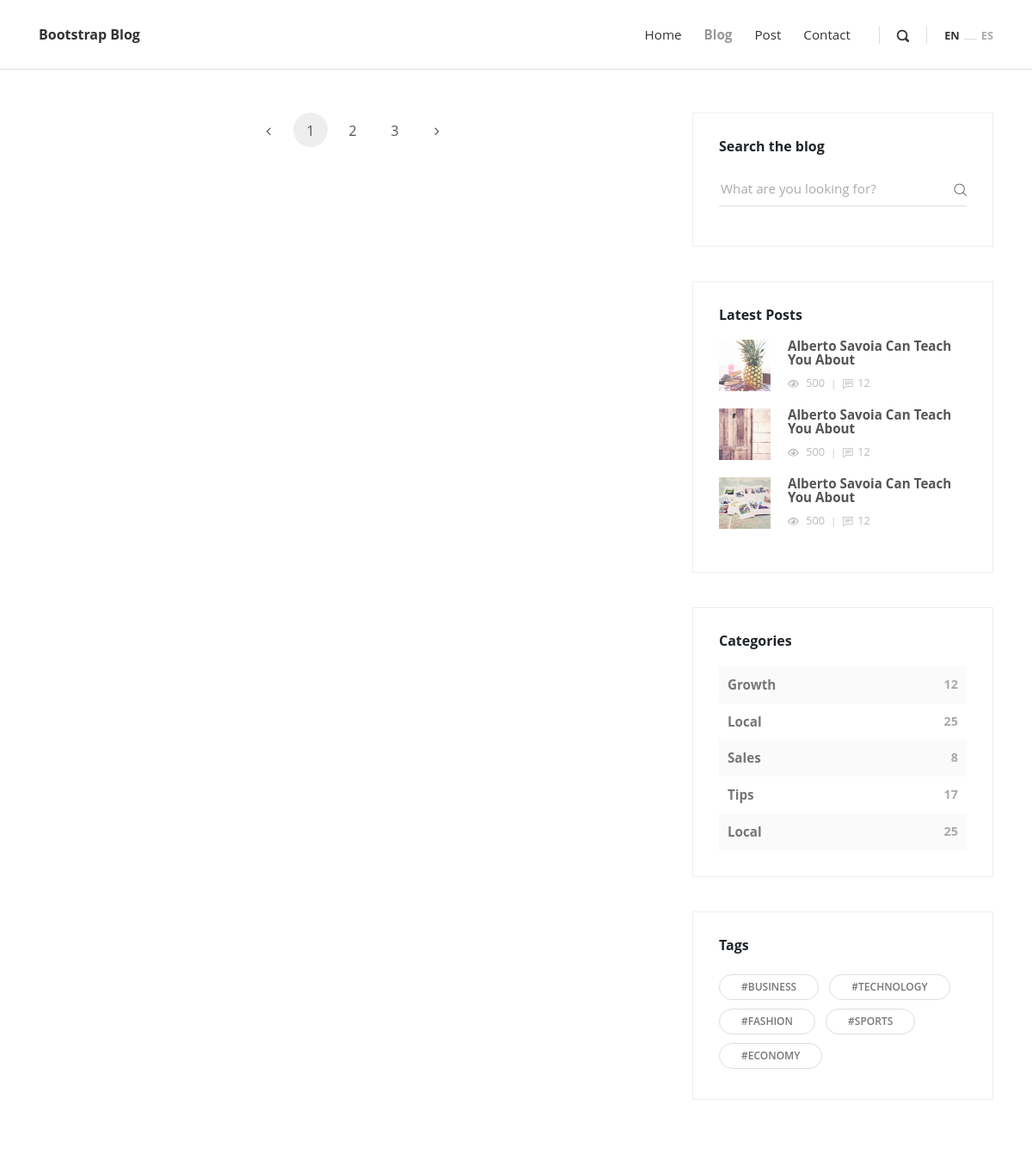
The app's page / (upper part), older data.
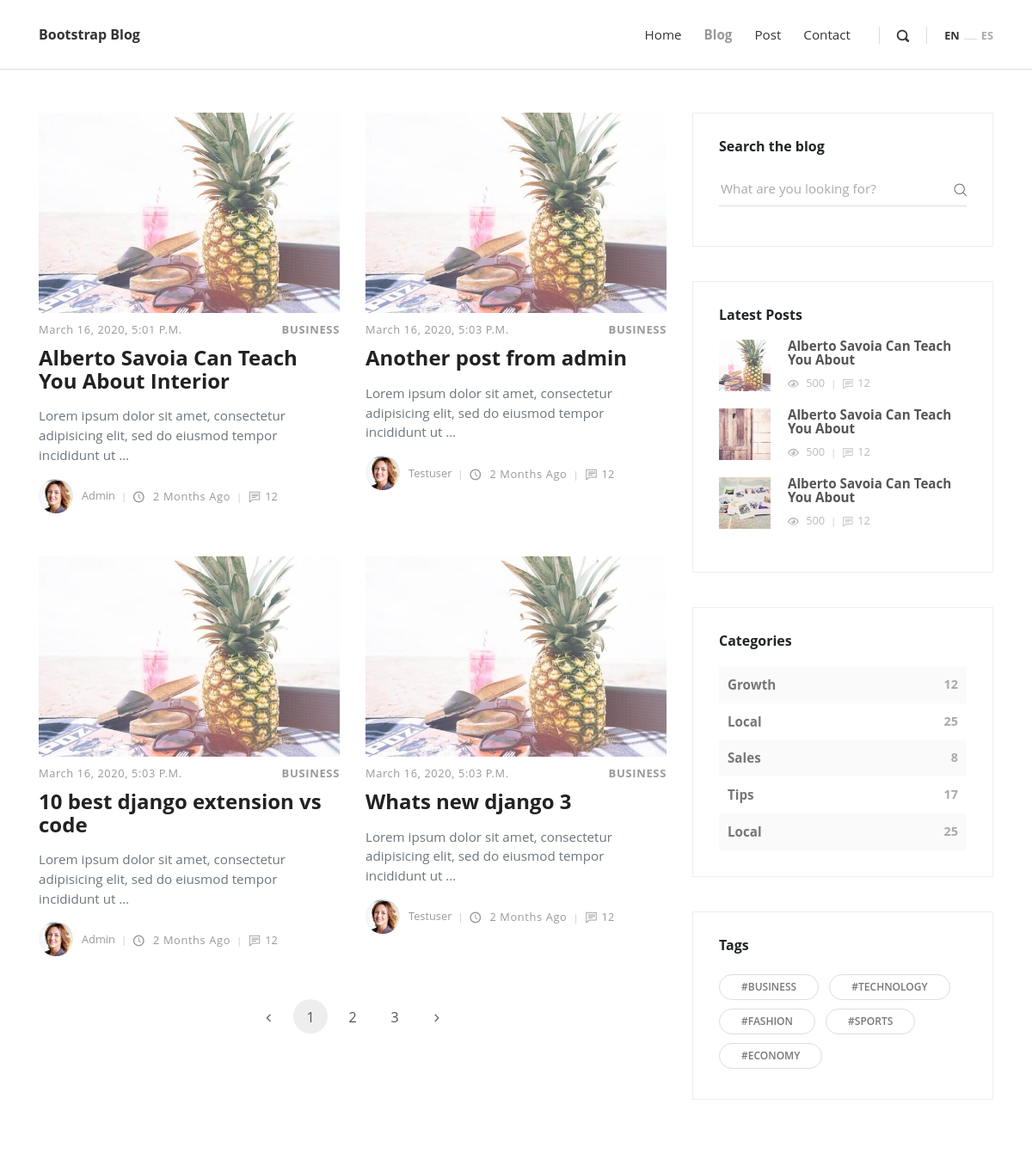
The same page, newer data.
### blog/models.py (models this page shows, shortened)
class Post (models.Model):
    title = models.CharField(max_length=100)
    content = models.TextField()
    date_posted = models.DateTimeField(default=timezone.now)
    author = models.ForeignKey(User, on_delete=models.CASCADE)

### blog/views.py (the view)
# urls.py: path('', views.home, name='blog-home'),
def home(request):
    context = {
        'posts': Post.objects.all()
    }
    return render(request, 'blog/blog.html', context)

### templates/blog/blog.html
{% extends "base.html" %}
  {% load static %}
{% block content %}
   <div class="container">
      <div class="row">
        <main class="posts-listing col-lg-8">
          <div class="container">
            <div class="row">
              {% for post in posts %}
              <div class="post col-xl-6">
                <div class="post-thumbnail"><a href="post.html"><img src="{% static 'img/blog-post-1.jpeg' %}" alt="..." class="img-fluid"></a></div>
                <div class="post-details">
                  <div class="post-meta d-flex justify-content-between">
                    <div class="date meta-last">{{ post.date_posted}}</div>
                    <div class="category"><a href="#">Business</a></div>
                  </div><a href="post.html">
                    <h3 class="h4">
                        {{ post.title }}
                    </h3></a>
                  <p class="text-muted">{{post.content|truncatewords:14}}</p>
                  <footer class="post-footer d-flex align-items-center"><a href="#" class="author d-flex align-items-center flex-wrap">
                      <div class="avatar"><img src="{% static 'img/avatar-3.jpg' %}" alt="..." class="img-fluid"></div>
                      <div class="title"><span>{{ post.author }}</span></div></a>
                    <div class="date"><i class="icon-clock"></i> 2 months ago</div>
                    <div class="comments meta-last"><i class="icon-comment"></i>12</div>
                  </footer>
                </div>
              </div>
              {% endfor %}
            </div>
            <nav aria-label="Page navigation example">
              <ul class="pagination pagination-template d-flex justify-content-center">
                <li class="page-item"><a href="#" class="page-link"> <i class="fa fa-angle-left"></i></a></li>
                <li class="page-item"><a href="#" class="page-link active">1</a></li>
                <li class="page-item"><a href="#" class="page-link">2</a></li>
                <li class="page-item"><a href="#" class="page-link">3</a></li>
                <li class="page-item"><a href="#" class="page-link"> <i class="fa fa-angle-right"></i></a></li>
              </ul>
            </nav>
          </div>
        </main>
        <aside class="col-lg-4">
          <div class="widget search">
            <header>
              <h3 class="h6">Search the blog</h3>
            </header>
            <form action="#" class="search-form">
              <div class="form-group">
                <input type="search" placeholder="What are you looking for?">
                <button type="submit" class="submit"><i class="icon-search"></i></button>
              </div>
            </form>
          </div>
          <div class="widget latest-posts">
            <header>
              <h3 class="h6">Latest Posts</h3>
            </header>
            <div class="blog-posts"><a href="#">
                <div class="item d-flex align-items-center">
                  <div class="image"><img src="{% static 'img/small-thumbnail-1.jpg' %}" alt="..." class="img-fluid"></div>
                  <div class="title"><strong>Alberto Savoia Can Teach You About</strong>
                    <div class="d-flex align-items-center">
                      <div class="views"><i class="icon-eye"></i> 500</div>
                      <div class="comments"><i class="icon-comment"></i>12</div>
                    </div>
                  </div>
                </div></a><a href="#">
                <div class="item d-flex align-items-center">
                  <div class="image"><img src="{% static 'img/small-thumbnail-2.jpg' %}" alt="..." class="img-fluid"></div>
                  <div class="title"><strong>Alberto Savoia Can Teach You About</strong>
                    <div class="d-flex align-items-center">
                      <div class="views"><i class="icon-eye"></i> 500</div>
                      <div class="comments"><i class="icon-comment"></i>12</div>
                    </div>
                  </div>
                </div></a><a href="#">
                <div class="item d-flex align-items-center">
                  <div class="image"><img src="{% static 'img/small-thumbnail-3.jpg' %}" alt="..." class="img-fluid"></div>
                  <div class="title"><strong>Alberto Savoia Can Teach You About</strong>
                    <div class="d-flex align-items-center">
                      <div class="views"><i class="icon-eye"></i> 500</div>
                      <div class="comments"><i class="icon-comment"></i>12</div>
                    </div>
                  </div>
                </div></a></div>
          </div>
          <div class="widget categories">
            <header>
              <h3 class="h6">Categories</h3>
            </header>
            <div class="item d-flex justify-content-between"><a href="#">Growth</a><span>12</span></div>
            <div class="item d-flex justify-content-between"><a href="#">Local</a><span>25</span></div>
            <div class="item d-flex justify-content-between"><a href="#">Sales</a><span>8</span></div>
            <div class="item d-flex justify-content-between"><a href="#">Tips</a><span>17</span></div>
            <div class="item d-flex justify-content-between"><a href="#">Local</a><span>25</span></div>
          </div>
          <div class="widget tags">
            <header>
              <h3 class="h6">Tags</h3>
            </header>
            <ul class="list-inline">
              <li class="list-inline-item"><a href="#" class="tag">#Business</a></li>
              <li class="list-inline-item"><a href="#" class="tag">#Technology</a></li>
              <li class="list-inline-item"><a href="#" class="tag">#Fashion</a></li>
              <li class="list-inline-item"><a href="#" class="tag">#Sports</a></li>
              <li class="list-inline-item"><a href="#" class="tag">#Economy</a></li>
            </ul>
          </div>
        </aside>
      </div>
    </div>
{% endblock  %}

### templates/base.html (shortened to what this page needs)
<!DOCTYPE html>
<html>
  <head>
  {% load static %}
    <link rel="stylesheet" href={% static 'vendor/bootstrap/css/bootstrap.min.css' %}>
    <link rel="stylesheet" href={% static 'vendor/font-awesome/css/font-awesome.min.css' %}>
    <link rel="stylesheet" href={% static 'css/fontastic.css' %}>
    <link rel="stylesheet" href={% static 'vendor/@fancyapps/fancybox/jquery.fancybox.min.css' %}>
    <link rel="stylesheet" href={% static 'css/style.default.css' %} id="theme-stylesheet">
    <link rel="stylesheet" href={% static 'css/custom.css' %}>
  </head>
  <body>
    <header class="header">
      <nav class="navbar navbar-expand-lg">
        <div class="container">
          <div class="navbar-header d-flex align-items-center justify-content-between">
            <a href="index.html" class="navbar-brand">Bootstrap Blog</a>
          </div>
          <div id="navbarcollapse" class="collapse navbar-collapse">
            <ul class="navbar-nav ml-auto">
              <li class="nav-item"><a href="index.html" class="nav-link ">Home</a>
              </li>
              <li class="nav-item"><a href="blog.html" class="nav-link active ">Blog</a>
              </li>
              <li class="nav-item"><a href="post.html" class="nav-link ">Post</a>
              </li>
              <li class="nav-item"><a href="#" class="nav-link ">Contact</a>
              </li>
            </ul>
            <div class="navbar-text"><a href="#" class="search-btn"><i class="icon-search-1"></i></a></div>
            <ul class="langs navbar-text"><a href="#" class="active">EN</a><span>           </span><a href="#">ES</a></ul>
          </div>
        </div>
      </nav>
    </header>
    {% block content %}
    {% endblock  %}
  </body>
</html>

Row changes from the older to the newer data that the page shows:
added Post: date_posted "March 16, 2020, 5:01 P.m.", title "Alberto Savoia Can Teach You About Interior", content "Lorem ipsum dolor sit amet, consectetur adipisicing elit, sed do eiusmod tempor incididunt ut …", author "Admin"
added Post: date_posted "March 16, 2020, 5:03 P.m.", title "Another post from admin", content "Lorem ipsum dolor sit amet, consectetur adipisicing elit, sed do eiusmod tempor incididunt ut …", author "Testuser"
added Post: date_posted "March 16, 2020, 5:03 P.m.", title "10 best django extension vs code", content "Lorem ipsum dolor sit amet, consectetur adipisicing elit, sed do eiusmod tempor incididunt ut …", author "Admin"
added Post: date_posted "March 16, 2020, 5:03 P.m.", title "Whats new django 3", content "Lorem ipsum dolor sit amet, consectetur adipisicing elit, sed do eiusmod tempor incididunt ut …", author "Testuser"
